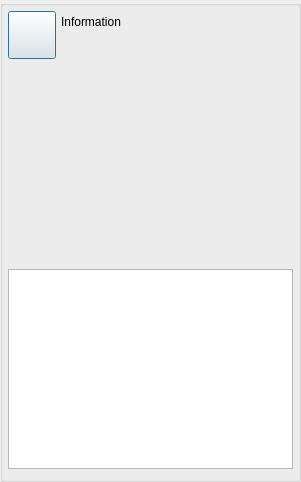
<?xml version="1.0" encoding="UTF-8"?>
<ui version="4.0">
 <class>InformationDialog</class>
 <widget class="QDialog" name="InformationDialog">
  <property name="geometry">
   <rect>
    <x>0</x>
    <y>0</y>
    <width>301</width>
    <height>482</height>
   </rect>
  </property>
  <property name="sizePolicy">
   <sizepolicy hsizetype="Preferred" vsizetype="Preferred">
    <horstretch>0</horstretch>
    <verstretch>0</verstretch>
   </sizepolicy>
  </property>
  <property name="minimumSize">
   <size>
    <width>0</width>
    <height>50</height>
   </size>
  </property>
  <property name="maximumSize">
   <size>
    <width>16777215</width>
    <height>16777215</height>
   </size>
  </property>
  <property name="windowTitle">
   <string>Information</string>
  </property>
  <layout class="QVBoxLayout" name="verticalLayout">
   <property name="spacing">
    <number>0</number>
   </property>
   <property name="leftMargin">
    <number>0</number>
   </property>
   <property name="topMargin">
    <number>0</number>
   </property>
   <property name="rightMargin">
    <number>0</number>
   </property>
   <property name="bottomMargin">
    <number>0</number>
   </property>
   <item>
    <widget class="TitleBarWidget" name="m_TitleBarWidget" native="true">
     <property name="sizePolicy">
      <sizepolicy hsizetype="Expanding" vsizetype="Preferred">
       <horstretch>0</horstretch>
       <verstretch>0</verstretch>
      </sizepolicy>
     </property>
     <property name="minimumSize">
      <size>
       <width>0</width>
       <height>0</height>
      </size>
     </property>
     <property name="maximumSize">
      <size>
       <width>16777215</width>
       <height>16777215</height>
      </size>
     </property>
    </widget>
   </item>
   <item>
    <widget class="QGroupBox" name="StyledDlgItemsBox">
     <property name="sizePolicy">
      <sizepolicy hsizetype="Expanding" vsizetype="Expanding">
       <horstretch>0</horstretch>
       <verstretch>0</verstretch>
      </sizepolicy>
     </property>
     <property name="minimumSize">
      <size>
       <width>0</width>
       <height>0</height>
      </size>
     </property>
     <property name="title">
      <string/>
     </property>
     <layout class="QVBoxLayout" name="verticalLayout_3">
      <property name="spacing">
       <number>5</number>
      </property>
      <property name="leftMargin">
       <number>5</number>
      </property>
      <property name="topMargin">
       <number>5</number>
      </property>
      <property name="rightMargin">
       <number>5</number>
      </property>
      <property name="bottomMargin">
       <number>5</number>
      </property>
      <item>
       <layout class="QHBoxLayout" name="horizontalLayout_3">
        <item>
         <widget class="VxPushButton" name="m_ServiceInfoButton">
          <property name="minimumSize">
           <size>
            <width>48</width>
            <height>48</height>
           </size>
          </property>
          <property name="maximumSize">
           <size>
            <width>48</width>
            <height>48</height>
           </size>
          </property>
          <property name="text">
           <string/>
          </property>
          <property name="iconSize">
           <size>
            <width>48</width>
            <height>48</height>
           </size>
          </property>
         </widget>
        </item>
        <item>
         <layout class="QVBoxLayout" name="verticalLayout_2">
          <item>
           <widget class="QLabel" name="m_InfoLabel">
            <property name="sizePolicy">
             <sizepolicy hsizetype="Expanding" vsizetype="Preferred">
              <horstretch>0</horstretch>
              <verstretch>0</verstretch>
             </sizepolicy>
            </property>
            <property name="text">
             <string>Information</string>
            </property>
           </widget>
          </item>
          <item>
           <layout class="QHBoxLayout" name="horizontalLayout">
            <item>
             <widget class="WebsiteWidget" name="m_WebsiteWidget" native="true"/>
            </item>
           </layout>
          </item>
         </layout>
        </item>
       </layout>
      </item>
      <item>
       <widget class="VxLabel" name="m_PictureLabel">
        <property name="sizePolicy">
         <sizepolicy hsizetype="Expanding" vsizetype="Expanding">
          <horstretch>0</horstretch>
          <verstretch>0</verstretch>
         </sizepolicy>
        </property>
        <property name="minimumSize">
         <size>
          <width>0</width>
          <height>0</height>
         </size>
        </property>
        <property name="text">
         <string/>
        </property>
       </widget>
      </item>
      <item>
       <widget class="QPlainTextEdit" name="m_InfoText">
        <property name="readOnly">
         <bool>true</bool>
        </property>
       </widget>
      </item>
      <item>
       <widget class="ClipboardCopyWidget" name="m_ClipboardCopyWidget" native="true"/>
      </item>
     </layout>
    </widget>
   </item>
   <item>
    <widget class="BottomBarWidget" name="m_BottomBarWidget" native="true">
     <property name="sizePolicy">
      <sizepolicy hsizetype="Expanding" vsizetype="Preferred">
       <horstretch>0</horstretch>
       <verstretch>0</verstretch>
      </sizepolicy>
     </property>
     <property name="minimumSize">
      <size>
       <width>30</width>
       <height>0</height>
      </size>
     </property>
     <property name="autoFillBackground">
      <bool>true</bool>
     </property>
    </widget>
   </item>
  </layout>
 </widget>
 <customwidgets>
  <customwidget>
   <class>VxPushButton</class>
   <extends>QPushButton</extends>
   <header>VxPushButton.h</header>
  </customwidget>
  <customwidget>
   <class>VxLabel</class>
   <extends>QLabel</extends>
   <header>VxLabel.h</header>
  </customwidget>
  <customwidget>
   <class>ClipboardCopyWidget</class>
   <extends>QWidget</extends>
   <header>ClipboardCopyWidget.h</header>
   <container>1</container>
  </customwidget>
  <customwidget>
   <class>WebsiteWidget</class>
   <extends>QWidget</extends>
   <header>WebsiteWidget.h</header>
   <container>1</container>
  </customwidget>
  <customwidget>
   <class>TitleBarWidget</class>
   <extends>QWidget</extends>
   <header>TitleBarWidget.h</header>
   <container>1</container>
  </customwidget>
  <customwidget>
   <class>BottomBarWidget</class>
   <extends>QWidget</extends>
   <header location="global">BottomBarWidget.h</header>
   <container>1</container>
  </customwidget>
 </customwidgets>
 <resources/>
 <connections/>
</ui>
